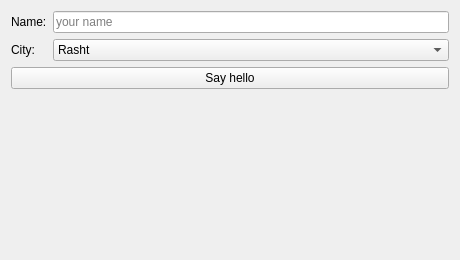
<?xml version="1.0" encoding="UTF-8"?>
<ui version="4.0">
 <class>Form</class>
 <widget class="QWidget" name="Form">
  <property name="geometry">
   <rect><x>0</x><y>0</y><width>460</width><height>260</height></rect>
  </property>
  <property name="windowTitle">
   <string>Kadoos - greeting</string>
  </property>
  <layout class="QVBoxLayout" name="mainLayout">
   <item>
    <layout class="QFormLayout" name="formLayout">
     <item row="0" column="0">
      <widget class="QLabel" name="labelName">
       <property name="text"><string>Name:</string></property>
      </widget>
     </item>
     <item row="0" column="1">
      <widget class="QLineEdit" name="editName">
       <property name="placeholderText"><string>your name</string></property>
      </widget>
     </item>
     <item row="1" column="0">
      <widget class="QLabel" name="labelCity">
       <property name="text"><string>City:</string></property>
      </widget>
     </item>
     <item row="1" column="1">
      <widget class="QComboBox" name="comboCity">
       <item><property name="text"><string>Rasht</string></property></item>
       <item><property name="text"><string>Lahijan</string></property></item>
       <item><property name="text"><string>Bandar Anzali</string></property></item>
       <item><property name="text"><string>Tabriz</string></property></item>
      </widget>
     </item>
    </layout>
   </item>
   <item>
    <widget class="QPushButton" name="btnHello">
     <property name="text"><string>Say hello</string></property>
    </widget>
   </item>
   <item>
    <widget class="QLabel" name="labelHello">
     <property name="font">
      <font><pointsize>14</pointsize></font>
     </property>
     <property name="text"><string/></property>
     <property name="alignment"><set>Qt::AlignCenter</set></property>
    </widget>
   </item>
   <item>
    <spacer name="verticalSpacer">
     <property name="orientation"><enum>Qt::Vertical</enum></property>
     <property name="sizeHint" stdset="0">
      <size><width>20</width><height>40</height></size>
     </property>
    </spacer>
   </item>
  </layout>
 </widget>
 <resources/>
 <connections/>
</ui>
